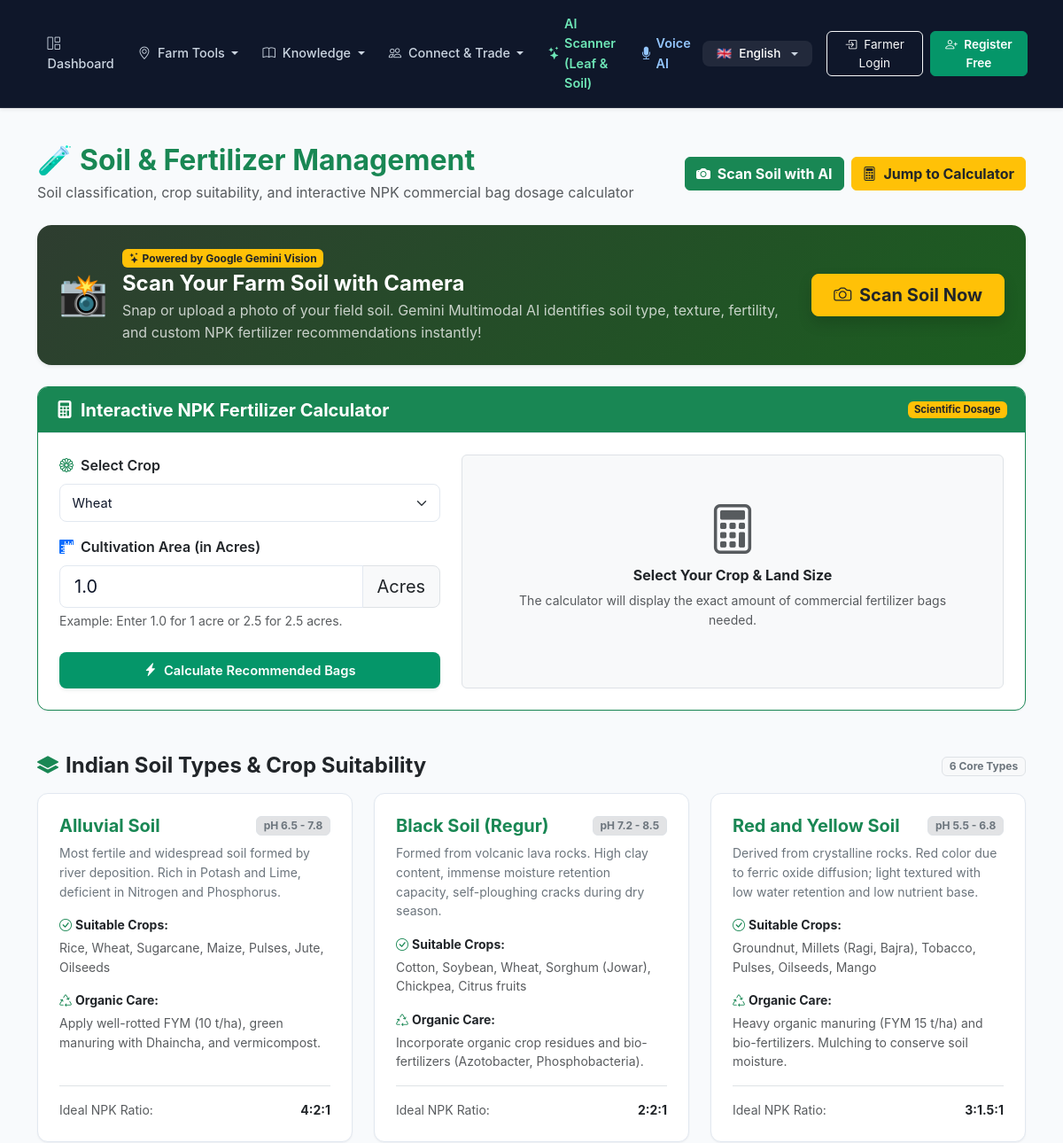
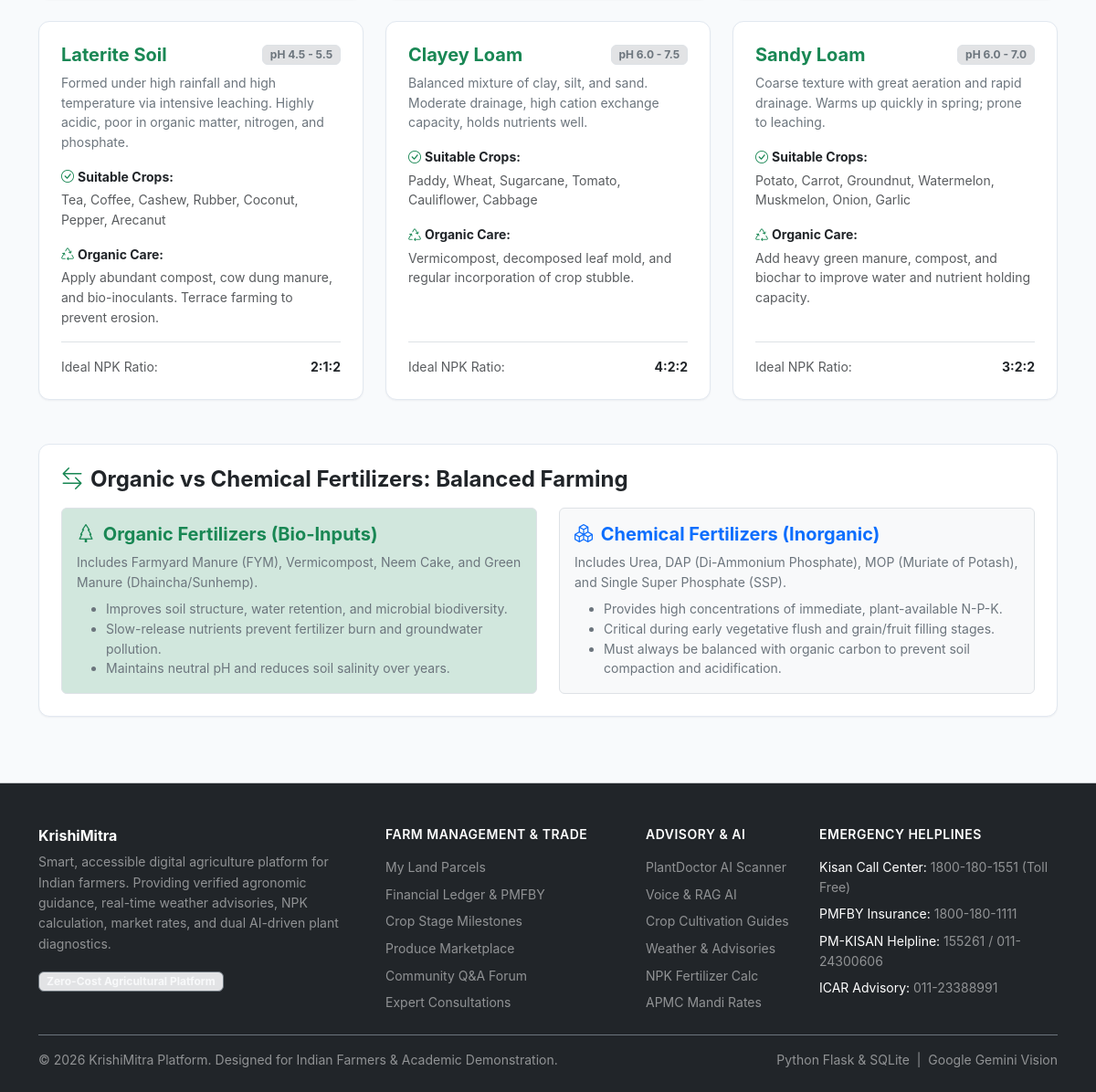
The page /soil/ on the database its author committed (2 pictures, top to bottom).
### tables this page shows
CREATE TABLE fertilizer_soil (
    id INTEGER PRIMARY KEY AUTOINCREMENT,
    soil_type TEXT NOT NULL UNIQUE,
    characteristics TEXT NOT NULL,
    suitable_crops TEXT NOT NULL,
    organic_recommendations TEXT NOT NULL,
    chemical_recommendations TEXT NOT NULL,
    npk_ratio TEXT NOT NULL,
    ph_range TEXT NOT NULL
);

### app/routes/soil.py (the view, shortened to what this page needs)
@soil_bp.route('/', methods=['GET', 'POST'])
def index():
    db = get_db()
    soils = db.execute("SELECT * FROM fertilizer_soil ORDER BY id ASC").fetchall()
    calc_result = None
    selected_crop = "Wheat"
    acres = 1.0
    return render_template(
        'soil/index.html',
        soils=soils,
        crop_options=list(CROP_NPK_ACRE.keys()),
        calc_result=calc_result,
        selected_crop=selected_crop,
        acres=acres
    )

### app/database/db.py (called while the page is built, shortened)
def get_db():
    if 'db' not in g:
        db_url = current_app.config.get('DATABASE_URL') or os.environ.get('DATABASE_URL')
        db_path = current_app.config.get('DATABASE', 'krishimitra.db')
        conn = sqlite3.connect(db_path)
        conn.row_factory = sqlite3.Row
        g.db = conn
        g.db_backend = 'sqlite'
    return g.db

### app/translations/languages.py (called while the page is built)
def get_translation(key: str, lang: str = 'en') -> str:
    if not lang or lang not in SUPPORTED_LANGUAGES:
        lang = 'en'
    entry = TRANSLATIONS.get(key)
    if not entry:
        return key
    return entry.get(lang, entry.get('en', key))

### app/templates/soil/index.html (shortened to what this page needs)
{% extends "base.html" %}
{% block content %}
<div class="container py-4">
  <div class="d-flex flex-column flex-md-row justify-content-between align-items-md-center mb-4 gap-2">
    <div>
      <h2 class="fw-bold text-success mb-1">
        <span class="me-2">🧪</span>Soil & Fertilizer Management
      </h2>
      <p class="text-muted mb-0">Soil classification, crop suitability, and interactive NPK commercial bag dosage calculator</p>
    </div>
    <div class="d-flex gap-2">
      <a href="{{ url_for('plantdoctor.index', scan_type='soil') }}" class="btn btn-success fw-bold">
        <i class="bi bi-camera-fill me-1"></i> Scan Soil with AI
      </a>
      <a href="#calculator" class="btn btn-warning fw-bold text-dark">
        <i class="bi bi-calculator me-1"></i> Jump to Calculator
      </a>
    </div>
  </div>
  <div class="card border-0 shadow-sm mb-4" style="background: linear-gradient(135deg, #2e3d30, #1b5e20); color: white; border-radius: 16px;">
    <div class="card-body p-4 d-flex flex-column flex-md-row align-items-center justify-content-between gap-3">
      <div class="d-flex align-items-center gap-3">
        <div style="font-size: 2.8rem;">📸</div>
        <div>
          <span class="badge bg-warning text-dark fw-bold mb-1">
            <i class="bi bi-stars"></i> Powered by Google Gemini Vision
          </span>
          <h4 class="fw-bold mb-1">Scan Your Farm Soil with Camera</h4>
          <p class="mb-0 opacity-75">Snap or upload a photo of your field soil. Gemini Multimodal AI identifies soil type, texture, fertility, and custom NPK fertilizer recommendations instantly!</p>
        </div>
      </div>
      <a href="{{ url_for('plantdoctor.index', scan_type='soil') }}" class="btn btn-warning btn-lg fw-bold text-dark text-nowrap px-4 shadow">
        <i class="bi bi-camera me-1"></i> Scan Soil Now
      </a>
    </div>
  </div>
  <div class="farm-card mb-5 border-success" id="calculator">
    <div class="card-header-agri bg-success text-white d-flex align-items-center justify-content-between">
      <h5 class="fw-bold mb-0 text-white"><i class="bi bi-calculator-fill me-2"></i>Interactive NPK Fertilizer Calculator</h5>
      <span class="badge bg-warning text-dark fw-bold">Scientific Dosage</span>
    </div>
    <div class="p-4">
      <div class="row g-4">
        <div class="col-lg-5">
          <form method="POST" action="{{ url_for('soil.index') }}#calculator">
            <div class="mb-3">
              <label for="cropSelect" class="form-label fw-semibold text-dark">
                <i class="bi bi-flower1 text-success me-1"></i> Select Crop
              </label>
              <select class="form-select form-select-lg" id="cropSelect" name="crop" required>
                {% for crop_name in crop_options %}
                  <option value="{{ crop_name }}" {% if crop_name == selected_crop %}selected{% endif %}>
                    {{ crop_name }}
                  </option>
                {% endfor %}
              </select>
            </div>
            <div class="mb-4">
              <label for="acresInput" class="form-label fw-semibold text-dark">
                <i class="bi bi-rulers text-primary me-1"></i> Cultivation Area (in Acres)
              </label>
              <div class="input-group input-group-lg">
                <input type="number" class="form-control" id="acresInput" name="acres" value="{{ acres }}" min="0.1" max="500" step="0.1" required>
                <span class="input-group-text bg-light">Acres</span>
              </div>
              <div class="form-text">Example: Enter 1.0 for 1 acre or 2.5 for 2.5 acres.</div>
            </div>
            <button type="submit" class="btn btn-agri btn-lg w-100 shadow-sm">
              <i class="bi bi-lightning-charge-fill me-1"></i> Calculate Recommended Bags
            </button>
          </form>
        </div>
        <div class="col-lg-7">
          {% if calc_result %}
            <div class="p-4 rounded-3 border bg-light h-100">
              <div class="d-flex justify-content-between align-items-center mb-3">
                <h6 class="fw-bold text-success mb-0">
                  Fertilizer Schedule For {{ calc_result['crop'] }} ({{ calc_result['acres'] }} Acres)
                </h6>
                <span class="badge bg-success-subtle text-success border">Verified Recommendation</span>
              </div>
              <div class="row g-2 mb-3 text-center">
                <div class="col-4">
                  <div class="p-2 border rounded bg-white">
                    <small class="text-muted d-block">Nitrogen (N)</small>
                    <strong class="text-success fs-5">{{ calc_result['total_n'] }} kg</strong>
                  </div>
                </div>
                <div class="col-4">
                  <div class="p-2 border rounded bg-white">
                    <small class="text-muted d-block">Phosphorus (P)</small>
                    <strong class="text-primary fs-5">{{ calc_result['total_p'] }} kg</strong>
                  </div>
                </div>
                <div class="col-4">
                  <div class="p-2 border rounded bg-white">
                    <small class="text-muted d-block">Potassium (K)</small>
                    <strong class="text-danger fs-5">{{ calc_result['total_k'] }} kg</strong>
                  </div>
                </div>
              </div>
              <h6 class="fw-bold text-dark mb-2 small text-uppercase">Recommended Commercial Fertilizer Bags:</h6>
              <div class="row g-2 mb-3">
                <div class="col-md-4">
                  <div class="p-3 border rounded bg-white text-center">
                    <span class="badge bg-warning text-dark mb-1">Urea (46% N)</span>
                    <h3 class="fw-bold text-dark mb-0">{{ calc_result['urea_bags'] }} <small class="fs-6 text-muted">Bags</small></h3>
                    <small class="text-muted">({{ calc_result['urea_kg'] }} kg total, 45kg/bag)</small>
                  </div>
                </div>
                <div class="col-md-4">
                  <div class="p-3 border rounded bg-white text-center">
                    <span class="badge bg-info text-white mb-1">DAP (18-46-0)</span>
                    <h3 class="fw-bold text-dark mb-0">{{ calc_result['dap_bags'] }} <small class="fs-6 text-muted">Bags</small></h3>
                    <small class="text-muted">({{ calc_result['dap_kg'] }} kg total, 50kg/bag)</small>
                  </div>
                </div>
                <div class="col-md-4">
                  <div class="p-3 border rounded bg-white text-center">
                    <span class="badge bg-danger text-white mb-1">MOP (60% K)</span>
                    <h3 class="fw-bold text-dark mb-0">{{ calc_result['mop_bags'] }} <small class="fs-6 text-muted">Bags</small></h3>
                    <small class="text-muted">({{ calc_result['mop_kg'] }} kg total, 50kg/bag)</small>
                  </div>
                </div>
              </div>
              <div class="alert alert-success border-0 small mb-0 d-flex align-items-center gap-2">
                <i class="bi bi-patch-check-fill text-success fs-4"></i>
                <div>
                  <strong>Organic Base Recommendation:</strong> Apply approximately <strong>{{ calc_result['organic_compost_tons'] }} Tons</strong> of well-decomposed Farmyard Manure (FYM) or Vermicompost during land preparation.
                </div>
              </div>
            </div>
          {% else %}
            <div class="p-5 border rounded bg-light text-center h-100 d-flex flex-column justify-content-center">
              <i class="bi bi-calculator text-muted display-4 mb-2"></i>
              <h6 class="text-dark fw-bold">Select Your Crop & Land Size</h6>
              <p class="text-muted small">The calculator will display the exact amount of commercial fertilizer bags needed.</p>
            </div>
          {% endif %}
        </div>
      </div>
    </div>
  </div>
  <div class="mb-5">
    <div class="d-flex align-items-center justify-content-between mb-3">
      <h4 class="fw-bold text-dark mb-0"><i class="bi bi-layers-fill text-success me-2"></i>Indian Soil Types & Crop Suitability</h4>
      <span class="badge bg-light text-secondary border">6 Core Types</span>
    </div>
    <div class="row g-4">
      {% for s in soils %}
      <div class="col-md-6 col-lg-4">
        <div class="farm-card h-100 p-4 d-flex flex-column justify-content-between">
          <div>
            <div class="d-flex justify-content-between align-items-center mb-2">
              <h5 class="fw-bold text-success mb-0">{{ s['soil_type'] }}</h5>
              <span class="badge bg-secondary-subtle text-secondary border">pH {{ s['ph_range'] }}</span>
            </div>
            <p class="small text-secondary mb-3 leading-relaxed">{{ s['characteristics'] }}</p>
            <div class="mb-3 small">
              <strong class="text-dark d-block mb-1"><i class="bi bi-check-circle text-success me-1"></i>Suitable Crops:</strong>
              <span class="text-muted">{{ s['suitable_crops'] }}</span>
            </div>
            <div class="mb-3 small">
              <strong class="text-dark d-block mb-1"><i class="bi bi-recycle text-success me-1"></i>Organic Care:</strong>
              <span class="text-muted">{{ s['organic_recommendations'] }}</span>
            </div>
          </div>
          <div class="pt-3 border-top small d-flex justify-content-between align-items-center">
            <span class="text-muted">Ideal NPK Ratio:</span>
            <span class="fw-bold text-dark">{{ s['npk_ratio'] }}</span>
          </div>
        </div>
      </div>
      {% endfor %}
    </div>
  </div>
  <div class="farm-card p-4">
    <h4 class="fw-bold text-dark mb-3"><i class="bi bi-arrow-left-right text-success me-2"></i>Organic vs Chemical Fertilizers: Balanced Farming</h4>
    <div class="row g-4">
      <div class="col-md-6">
        <div class="p-3 border rounded bg-success-subtle h-100">
          <h5 class="fw-bold text-success"><i class="bi bi-tree me-1"></i> Organic Fertilizers (Bio-Inputs)</h5>
          <p class="small text-secondary mb-2">
            Includes Farmyard Manure (FYM), Vermicompost, Neem Cake, and Green Manure (Dhaincha/Sunhemp).
          </p>
          <ul class="small text-secondary mb-0">
            <li>Improves soil structure, water retention, and microbial biodiversity.</li>
            <li>Slow-release nutrients prevent fertilizer burn and groundwater pollution.</li>
            <li>Maintains neutral pH and reduces soil salinity over years.</li>
          </ul>
        </div>
      </div>
      <div class="col-md-6">
        <div class="p-3 border rounded bg-light h-100">
          <h5 class="fw-bold text-primary"><i class="bi bi-boxes me-1"></i> Chemical Fertilizers (Inorganic)</h5>
          <p class="small text-secondary mb-2">
            Includes Urea, DAP (Di-Ammonium Phosphate), MOP (Muriate of Potash), and Single Super Phosphate (SSP).
          </p>
          <ul class="small text-secondary mb-0">
            <li>Provides high concentrations of immediate, plant-available N-P-K.</li>
            <li>Critical during early vegetative flush and grain/fruit filling stages.</li>
            <li>Must always be balanced with organic carbon to prevent soil compaction and acidification.</li>
          </ul>
        </div>
      </div>
    </div>
  </div>
</div>
{% endblock %}

### app/static/css/style.css (style rules this page uses)
body { top: 0px !important; }
:root { --primary-green: #059669; --primary-dark: #047857; --primary-light: #10b981; --primary-subtle: #ecfdf5; --primary-border: #a7f3d0; --bg-app: #f8fafc; --surface-card: #ffffff; --surface-muted: #f1f5f9; --text-main: #0f172a; --text-secondary: #475569; --text-muted: #94a3b8; --border-light: #e2e8f0; --border-focus: #059669; --accent-amber: #d97706; --accent-amber-subtle: #fffbeb; --accent-red: #dc2626; --accent-blue: #2563eb; --shadow-sm: 0 1px 2px 0 rgb(15 23 42 / 0.05); --shadow-md: 0 4px 6px -1px rgb(15 23 42 / 0.07), 0 2px 4px -2px rgb(15 23 42 / 0.05); --shadow-lg: 0 10px 15px -3px rgb(15 23 42 / 0.08), 0 4px 6px -4px rgb(15 23 42 / 0.04); }
body { font-family: -apple-system, BlinkMacSystemFont, "Plus Jakarta Sans", "Inter", "Segoe UI", Roboto, sans-serif; background-color: var(--bg-app); color: var(--text-main); min-height: 100vh; display: flex; flex-direction: column; line-height: 1.55; -webkit-font-smoothing: antialiased; }
.farm-card { background: var(--surface-card); border: 1px solid var(--border-light); border-radius: 12px; box-shadow: var(--shadow-sm); transition: border-color 0.2s ease, box-shadow 0.2s ease; overflow: hidden; }
.card-header-agri { background-color: #ffffff; border-bottom: 1px solid var(--border-light); color: var(--text-main); font-weight: 600; font-size: 0.95rem; padding: 0.85rem 1.25rem; }
.btn-agri { background-color: var(--primary-green); color: #ffffff; font-weight: 600; font-size: 0.92rem; border: 1px solid transparent; border-radius: 8px; padding: 0.55rem 1.25rem; transition: all 0.15s ease-in-out; box-shadow: var(--shadow-sm); }
.form-control, .form-select { border: 1px solid var(--border-light); border-radius: 8px; padding: 0.6rem 0.85rem; font-size: 0.92rem; color: var(--text-main); background-color: #ffffff; transition: border-color 0.15s ease, box-shadow 0.15s ease; }

### rows shown on the page
fertilizer_soil: soil_type "Alluvial Soil", ph_range "6.5 - 7.8", characteristics "Most fertile and widespread soil formed by river deposition. Rich in Potash and Lime, deficient in Nitrogen and Phosphorus.", suitable_crops "Rice, Wheat, Sugarcane, Maize, Pulses, Jute, Oilseeds", organic_recommendations "Apply well-rotted FYM (10 t/ha), green manuring with Dhaincha, and vermicompost.", npk_ratio "4:2:1"
fertilizer_soil: soil_type "Black Soil (Regur)", ph_range "7.2 - 8.5", characteristics "Formed from volcanic lava rocks. High clay content, immense moisture retention capacity, self-ploughing cracks during dry season.", suitable_crops "Cotton, Soybean, Wheat, Sorghum (Jowar), Chickpea, Citrus fruits", organic_recommendations "Incorporate organic crop residues and bio-fertilizers (Azotobacter, Phosphobacteria).", npk_ratio "2:2:1"
fertilizer_soil: soil_type "Red and Yellow Soil", ph_range "5.5 - 6.8", characteristics "Derived from crystalline rocks. Red color due to ferric oxide diffusion; light textured with low water retention and low nutrient base.", suitable_crops "Groundnut, Millets (Ragi, Bajra), Tobacco, Pulses, Oilseeds, Mango", organic_recommendations "Heavy organic manuring (FYM 15 t/ha) and bio-fertilizers. Mulching to conserve soil moisture.", npk_ratio "3:1.5:1"
fertilizer_soil: soil_type "Laterite Soil", ph_range "4.5 - 5.5", characteristics "Formed under high rainfall and high temperature via intensive leaching. Highly acidic, poor in organic matter, nitrogen, and phosphate.", suitable_crops "Tea, Coffee, Cashew, Rubber, Coconut, Pepper, Arecanut", organic_recommendations "Apply abundant compost, cow dung manure, and bio-inoculants. Terrace farming to prevent erosion.", npk_ratio "2:1:2"
fertilizer_soil: soil_type "Clayey Loam", ph_range "6.0 - 7.5", characteristics "Balanced mixture of clay, silt, and sand. Moderate drainage, high cation exchange capacity, holds nutrients well.", suitable_crops "Paddy, Wheat, Sugarcane, Tomato, Cauliflower, Cabbage", organic_recommendations "Vermicompost, decomposed leaf mold, and regular incorporation of crop stubble.", npk_ratio "4:2:2"
fertilizer_soil: soil_type "Sandy Loam", ph_range "6.0 - 7.0", characteristics "Coarse texture with great aeration and rapid drainage. Warms up quickly in spring; prone to leaching.", suitable_crops "Potato, Carrot, Groundnut, Watermelon, Muskmelon, Onion, Garlic", organic_recommendations "Add heavy green manure, compost, and biochar to improve water and nutrient holding capacity.", npk_ratio "3:2:2"

### other values the page prints
{{ t('nav_dashboard') }} "Dashboard"
{{ t('nav_plantdoctor') }} "AI Scanner (Leaf & Soil)"
{{ t('nav_login') }} "Farmer Login"
{{ t('nav_register') }} "Register Free"
form field crop "Wheat"
